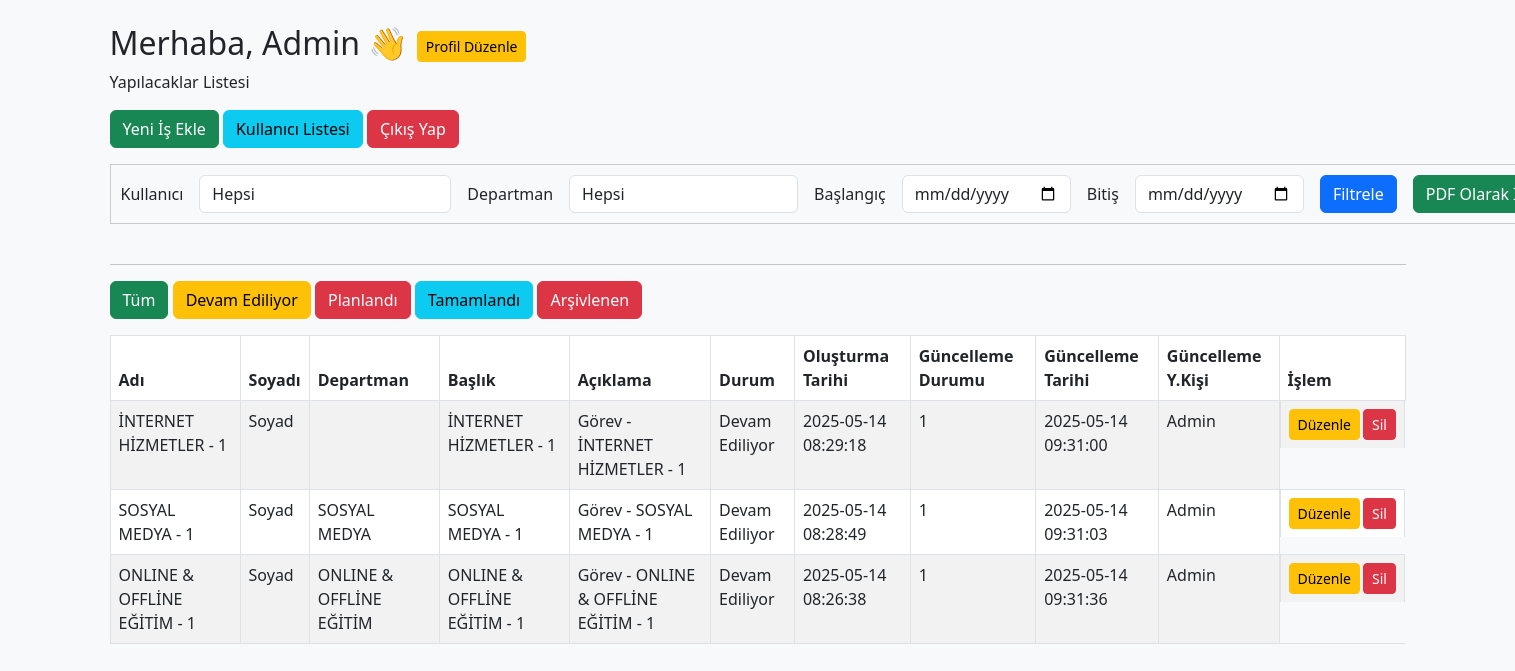
/index.php (signed in), run on the app's committed database.
### tables this page shows
CREATE TABLE `users` (
  `id` int(11) NOT NULL,
  `name` text NOT NULL,
  `surname` text NOT NULL,
  `email` text NOT NULL,
  `password` text NOT NULL,
  `role` text DEFAULT NULL,
  `departman` int(11) DEFAULT 0,
  `created_byId` int(11) DEFAULT NULL,
  `created_at` timestamp NOT NULL DEFAULT current_timestamp(),
  `updated_at` timestamp NOT NULL DEFAULT current_timestamp(),
  `updated_status` int(11) DEFAULT 0,
  `updated_byId` int(11) NOT NULL DEFAULT 0,
  `deleted_at` timestamp NULL DEFAULT NULL,
  `deleted_status` int(11) NOT NULL DEFAULT 0,
  `deleted_byId` int(11) DEFAULT NULL
);

CREATE TABLE `tasks` (
  `id` int(11) NOT NULL,
  `user_id` int(11) NOT NULL,
  `title` text NOT NULL,
  `description` text NOT NULL,
  `status` text NOT NULL,
  `created_at` timestamp NOT NULL DEFAULT current_timestamp(),
  `created_byId` int(11) DEFAULT NULL,
  `updated_at` timestamp NOT NULL DEFAULT current_timestamp(),
  `updated_status` int(11) NOT NULL DEFAULT 0,
  `updated_byId` int(11) NOT NULL DEFAULT 0,
  `deleted_at` timestamp NULL DEFAULT NULL,
  `deleted_status` int(11) NOT NULL DEFAULT 0,
  `deleted_byId` int(11) DEFAULT NULL
);

CREATE TABLE `departman` (
  `id` int(11) NOT NULL,
  `name` text NOT NULL,
  `created_at` timestamp NOT NULL DEFAULT current_timestamp(),
  `created_byId` int(11) DEFAULT NULL,
  `updated_at` timestamp NOT NULL DEFAULT current_timestamp(),
  `updated_status` int(11) NOT NULL DEFAULT 0,
  `updated_byId` int(11) NOT NULL DEFAULT 0,
  `deleted_at` timestamp NULL DEFAULT NULL,
  `deleted_status` int(11) NOT NULL DEFAULT 0,
  `deleted_byId` int(11) DEFAULT NULL
);

### config/Database.php (called while the page is built, shortened)
<?php
require_once 'about.php';
class DB {
    private static $base_url;
    private static $conn = null;
    private static $host;
    private static $dbname;
    private static $userName;
    private static $pass;
    private $table;
    private static function loadConfig() {
        global $base_url,$host, $dbname, $userName, $pass;
        self::$base_url = $base_url;
        self::$host = $host;
        self::$dbname   = $dbname;
        self::$userName = $userName;
        self::$pass = $pass;
    }
    public static function connect() {
        if (self::$conn === null) {
            $dsn = "mysql:host=" . self::$host . ";dbname=" . self::$dbname . ";charset=utf8mb4";
            try {
                self::$conn = new PDO($dsn, self::$userName, self::$pass);
                self::$conn->setAttribute(PDO::ATTR_ERRMODE, PDO::ERRMODE_EXCEPTION);
            } catch (PDOException $e) {
                $_SESSION['statusDB'] = [
                    'type'      => "error",
                    'msg'      => $e->getMessage(),
                ];
                header("Location:".self::$base_url."/views/error/db_error.php"); exit;
            }
        }
        return self::$conn;
    }
    public static function table($tableName) {
        return new static($tableName);
    }
    private function __construct($tableName) {
        $this->table = $tableName;
    }
    private $joins = [];
    public function leftJoin($table, $first, $operator, $second) {
        return $this->join($table, $first, $operator, $second, 'LEFT');
    }
    public function join($table, $first, $operator, $second, $type = 'INNER') {
        $this->joins[] = strtoupper($type) . " JOIN $table ON $first $operator $second";
        return $this;
    }
    private $selects = ['*'];
    public function select(...$columns) {
        $this->selects = $columns;
        return $this;
    }
    private $orderBy;
    public function orderBy($column, $direction = 'ASC') {
        $this->orderBy = "$column $direction";
        return $this;
    }
    private $wheres = [];
    public function where($column, $operator, $value) {
        $this->wheres[] = [$column, $operator, $value];
        return $this;
    }
    public function get($asJson = false) {
        $sql = "SELECT " . implode(', ', $this->selects) . " FROM {$this->table}";
        if (!empty($this->joins)) {
            $sql .= ' ' . implode(' ', $this->joins);
        }
        if (!empty($this->wheres)) {
            $whereClauses = array_map(fn($w) => "{$w[0]} {$w[1]} ?", $this->wheres);
            $sql .= " WHERE " . implode(" AND ", $whereClauses);
        }
        if ($this->orderBy) {
            $sql .= " ORDER BY " . $this->orderBy;
        }
        $stmt = self::$conn->prepare($sql);
        $values = array_map(fn($w) => $w[2], $this->wheres);
        $stmt->execute($values);
        $results = $stmt->fetchAll(PDO::FETCH_ASSOC);
        return $asJson ? json_encode($results, JSON_UNESCAPED_UNICODE | JSON_PRETTY_PRINT) : $results;
    }
}
?>

### config/about.php (called while the page is built, shortened)
<?php
$base_url = "http://localhost/dashboard/github/php_is_Takibi";
$host = "localhost";
$dbname = "is_takibi";
$userName = "root";
$pass = "";
?>

### index.php (the view, shortened to what this page needs)
<?php
require_once 'config/about.php';
require_once 'config/Database.php';
$user_id_get = $_GET['user_id'] ?? '';
$departman_id_get = $_GET['departman_id'] ?? '';
$user = $_SESSION['user'];
$userId = $user['id'];
$userRole = $user['role'];
$status_where = $_GET['status'] ?? 'Devam Ediliyor';
$start_date = $_GET['start_date'] ?? null;
$end_date = $_GET['end_date'] ?? null;
if($userRole == 'admin') {
 $tasks = DB::table('tasks')
  ->join('users as user_id_user', 'tasks.user_id', '=', 'user_id_user.id')
  ->leftJoin('departman', 'departman.id', '=', 'user_id_user.departman')
  ->leftJoin('users as updated_User ', 'tasks.updated_byId', '=', 'updated_User.id')
  ->select('tasks.*', 'user_id_user.name as user_name', 'user_id_user.surname as user_surname',
           'updated_User.name as updated_User_name',
           'departman.id as departmanId','departman.name as departmanTitle');
  if ($status_where != 'tüm' && $status_where != 'Arşivlenen' ) { $tasks = $tasks->where('tasks.status', '=', $status_where); }
  if ($status_where == 'Arşivlenen') { $tasks = $tasks->where('tasks.deleted_status', '=', 1); }
  else if ($status_where != 'Arşivlenen') { $tasks = $tasks->where('tasks.deleted_status', '=', 0); }
  $tasks = $tasks->orderBy('id', 'DESC')->get();
  if($userRole == 'admin') {   $users = DB::table('users')->where('users.deleted_status', '=', 0)->orderBy('name', 'ASC')->get(); }
}
?>
<!DOCTYPE html>
<html lang="tr">
<head>
  <link href="https://cdn.jsdelivr.net/npm/bootstrap@5.3.0/dist/css/bootstrap.min.css" rel="stylesheet">
</head>
<body class="bg-light">
  <div class="container py-4">
    <h2>Merhaba, <?= htmlspecialchars($user['name']) ?> 👋
      <a href="<?=$base_url;?>/views/user_edit.php?id=<?= $userId ?>" class="btn btn-sm btn-warning"> Profil Düzenle</a>
    </h2>
    <p>Yapılacaklar Listesi</p>
    <div class="mb-3">
      <a href="<?=$base_url;?>/views/task_add.php" class="btn btn-success">Yeni İş Ekle</a>
      <?php if($userRole == 'admin') {  ?>  <a href="<?=$base_url;?>/views/userList.php" class="btn btn-info">Kullanıcı Listesi</a> <?php } ?>
      <a href="<?=$base_url;?>/views/logout.php" class="btn btn-danger">Çıkış Yap</a>
    </div>
    <?php if ($userRole == 'admin' ) { ?>
    <form action="index.php" method="GET" style="display: flex; gap: 16px; flex-wrap: wrap; border: 1px solid #ccc; padding: 10px; width: max-content;">
      <div class="d-flex gap-3">
        <label for="user_id" class="form-label m-auto">Kullanıcı</label>
        <select name="user_id" id="user_id" class="form-control" style="cursor: pointer;">
          <option value="" <?= ($user_id_get == 0) ? 'selected' : '' ?>>Hepsi</option>
        </select>
      </div>
      <div class="d-flex gap-3">
        <label for="departman_id" class="form-label m-auto">Departman</label>
        <select name="departman_id" id="departman_id" class="form-control" style="cursor: pointer;">
          <option value="" <?= ($departman_id_get == 0) ? 'selected' : '' ?>>Hepsi</option>
        </select>
      </div>
      <div class="d-flex gap-3">
        <label for="start_date" class="form-label m-auto">Başlangıç</label>
        <input type="date" name="start_date" id="start_date" class="form-control" value="<?= $_GET['start_date'] ?? '' ?>">
        <label for="end_date" class="form-label m-auto">Bitiş</label>
        <input type="date" name="end_ddate" id="end_date" class="form-control" value="<?= $_GET['end_date'] ?? '' ?>">
      </div>
      <div class="d-flex align-items-center gap-3">
        <button type="submit" class="btn btn-primary">Filtrele</button>
        <a href="<?=$base_url;?>/controllers/pdf_olustur.php?user_id=<?=$user_id_get?>&&status=<?=$status_where?>&&start_date=<?=$start_date?> &&end_date=<?=$end_date?>" class="btn btn-success" >PDF Olarak İndir</a>
      </div>
    </form>
    <?php } ?>
    <br>
    <hr>
    <a href="index.php?user_id=<?=$user_id_get?>&&departman_id=<?=$departman_id_get?>&&status=tüm&&start_date=<?=$start_date?> &&end_date=<?=$end_date?>" class="btn btn-success mb-3">Tüm</a>
    <a href="index.php?user_id=<?=$user_id_get?>&&departman_id=<?=$departman_id_get?>&&start_date=<?=$start_date?> &&end_date=<?=$end_date?>" class="btn btn-warning mb-3">Devam Ediliyor</a>
    <a href="index.php?user_id=<?=$user_id_get?>&&departman_id=<?=$departman_id_get?>&&status=Planlandı&&start_date=<?=$start_date?> &&end_date=<?=$end_date?>" class="btn btn-danger mb-3">Planlandı</a>
    <a href="index.php?user_id=<?=$user_id_get?>&&departman_id=<?=$departman_id_get?>&&status=Tamamlandı&&start_date=<?=$start_date?> &&end_date=<?=$end_date?>" class="btn btn-info mb-3">Tamamlandı</a>
    <a href="index.php?user_id=<?=$user_id_get?>&&departman_id=<?=$departman_id_get?>&&status=Arşivlenen&&start_date=<?=$start_date?> &&end_date=<?=$end_date?>" class="btn btn-danger mb-3">Arşivlenen</a>
    <table class="table table-bordered table-striped">
      <thead>
        <tr>
          <?php if($userRole == 'admin') {  ?>  <th>Adı</th> <?php } ?>
          <?php if($userRole == 'admin') {  ?>  <th>Soyadı</th> <?php } ?>
          <?php if($userRole == 'admin') {  ?>  <th>Departman</th> <?php } ?>
          <th>Başlık</th>
          <th>Açıklama</th>
          <th>Durum</th>
          <th>Oluşturma Tarihi</th>
          <th>Güncelleme Durumu</th>
          <th>Güncelleme Tarihi</th>
          <?php if($userRole == 'admin') {  ?>  <th>Güncelleme Y.Kişi</th> <?php } ?>
          <th>İşlem</th>
        </tr>
      </thead>
      <tbody>
        <?php foreach ($tasks as $task): ?>
          <tr>
            <?php if($userRole == 'admin') {  ?>  <td><?= htmlspecialchars($task['user_name']) ?></td> <?php } ?>
            <?php if($userRole == 'admin') {  ?>  <td><?= htmlspecialchars($task['user_surname']) ?></td> <?php } ?>
            <?php if($userRole == 'admin') {  ?>  <td><?= htmlspecialchars($task['departmanTitle']) ?></td> <?php } ?>
            <td><?= htmlspecialchars($task['title']) ?></td>
            <td><?= htmlspecialchars($task['description']) ?></td>
            <td><?= htmlspecialchars($task['status']) ?></td>
            <td><?= htmlspecialchars($task['created_at']) ?></td>
            <td><?= htmlspecialchars($task['updated_status']) ?></td>
            <td><?= htmlspecialchars($task['updated_at']) ?></td>
            <?php if($userRole == 'admin') {  ?> <td><?= htmlspecialchars($task['updated_User_name']) ?></td> <?php } ?>
              <td style="display: flex;gap: 3px;">
                <a href="<?=$base_url;?>/views/task_edit.php?id=<?= $task['id'] ?>" class="btn btn-sm btn-warning">Düzenle</a>
                <?php if ($status_where != 'Arşivlenen' || $userRole == 'admin' ) { ?>
                <a href="<?=$base_url;?>/controllers/task_delete_controller.php?id=<?= $task['id'] ?>" class="btn btn-sm btn-danger" onclick="return confirm('Silmek istediğinizden emin misiniz?');">Sil</a>
                <?php } ?>
              </td>
          </tr>
        <?php endforeach; ?>
      </tbody>
    </table>
  </div>
</body>
</html>

### data on the page
users: name "Admin"
tasks: user.name "İNTERNET HİZMETLER - 1", user.surname "Soyad", title "İNTERNET HİZMETLER - 1", description "Görev - İNTERNET HİZMETLER - 1", status "Devam Ediliyor", created_at "2025-05-14 08:29:18", updated_status "1", updated_at "2025-05-14 09:31:00", users.name "Admin"
tasks: user.name "SOSYAL MEDYA - 1", user.surname "Soyad", departman.name "SOSYAL MEDYA", title "SOSYAL MEDYA - 1", description "Görev - SOSYAL MEDYA - 1", status "Devam Ediliyor", created_at "2025-05-14 08:28:49", updated_status "1", updated_at "2025-05-14 09:31:03", users.name "Admin"
tasks: user.name "ONLINE & OFFLİNE EĞİTİM - 1", user.surname "Soyad", departman.name "ONLINE & OFFLİNE EĞİTİM", title "ONLINE & OFFLİNE EĞİTİM - 1", description "Görev - ONLINE & OFFLİNE EĞİTİM - 1", status "Devam Ediliyor", created_at "2025-05-14 08:26:38", updated_status "1", updated_at "2025-05-14 09:31:36", users.name "Admin"
